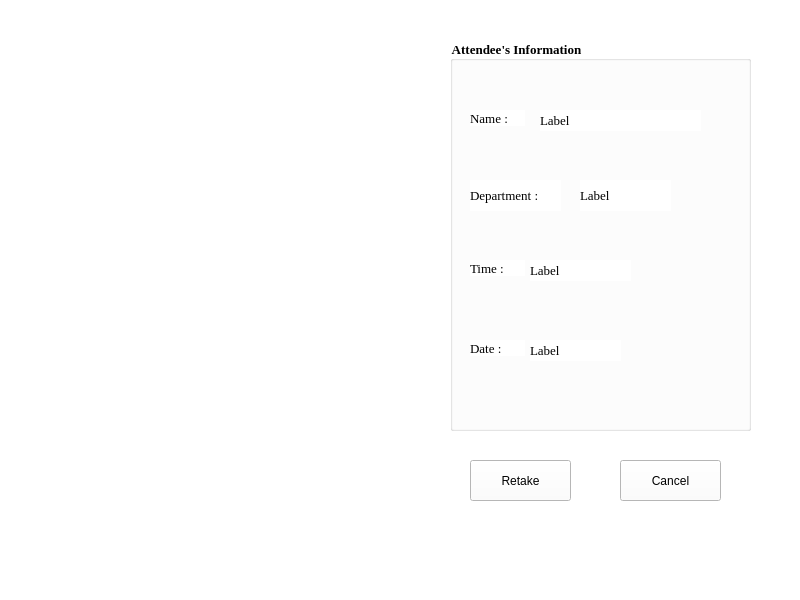
<?xml version="1.0" encoding="UTF-8"?>
<ui version="4.0">
 <class>MainWindow</class>
 <widget class="QMainWindow" name="MainWindow">
  <property name="geometry">
   <rect>
    <x>0</x>
    <y>0</y>
    <width>800</width>
    <height>600</height>
   </rect>
  </property>
  <property name="windowTitle">
   <string>MainWindow</string>
  </property>
  <property name="styleSheet">
   <string notr="true">background-color: rgb(255, 255, 255);</string>
  </property>
  <widget class="QWidget" name="centralwidget">
   <widget class="QGroupBox" name="attendance_information_groupBox">
    <property name="geometry">
     <rect>
      <x>450</x>
      <y>40</y>
      <width>301</width>
      <height>391</height>
     </rect>
    </property>
    <property name="font">
     <font>
      <family>Times New Roman</family>
      <pointsize>10</pointsize>
      <weight>75</weight>
      <bold>true</bold>
     </font>
    </property>
    <property name="title">
     <string>Attendee's Information</string>
    </property>
    <widget class="QLabel" name="name_confirm_label">
     <property name="geometry">
      <rect>
       <x>20</x>
       <y>70</y>
       <width>55</width>
       <height>16</height>
      </rect>
     </property>
     <property name="font">
      <font>
       <family>Times New Roman</family>
       <pointsize>10</pointsize>
      </font>
     </property>
     <property name="text">
      <string>Name : </string>
     </property>
    </widget>
    <widget class="QLabel" name="department_confirm_label">
     <property name="geometry">
      <rect>
       <x>20</x>
       <y>140</y>
       <width>91</width>
       <height>31</height>
      </rect>
     </property>
     <property name="font">
      <font>
       <family>Times New Roman</family>
       <pointsize>10</pointsize>
      </font>
     </property>
     <property name="text">
      <string>Department :</string>
     </property>
    </widget>
    <widget class="QLabel" name="time_confirm_label">
     <property name="geometry">
      <rect>
       <x>20</x>
       <y>220</y>
       <width>55</width>
       <height>16</height>
      </rect>
     </property>
     <property name="font">
      <font>
       <family>Times New Roman</family>
       <pointsize>10</pointsize>
      </font>
     </property>
     <property name="text">
      <string>Time :</string>
     </property>
    </widget>
    <widget class="QLabel" name="date_confirm_label">
     <property name="geometry">
      <rect>
       <x>20</x>
       <y>300</y>
       <width>55</width>
       <height>16</height>
      </rect>
     </property>
     <property name="font">
      <font>
       <family>Times New Roman</family>
       <pointsize>10</pointsize>
      </font>
     </property>
     <property name="text">
      <string>Date :</string>
     </property>
    </widget>
    <widget class="QLabel" name="name_edit_label">
     <property name="geometry">
      <rect>
       <x>90</x>
       <y>70</y>
       <width>161</width>
       <height>21</height>
      </rect>
     </property>
     <property name="font">
      <font>
       <family>Times New Roman</family>
       <pointsize>10</pointsize>
      </font>
     </property>
     <property name="text">
      <string>Label</string>
     </property>
    </widget>
    <widget class="QLabel" name="department_edit_label">
     <property name="geometry">
      <rect>
       <x>130</x>
       <y>140</y>
       <width>91</width>
       <height>31</height>
      </rect>
     </property>
     <property name="font">
      <font>
       <family>Times New Roman</family>
       <pointsize>10</pointsize>
      </font>
     </property>
     <property name="text">
      <string>Label</string>
     </property>
    </widget>
    <widget class="QLabel" name="time_edit_label">
     <property name="geometry">
      <rect>
       <x>80</x>
       <y>220</y>
       <width>101</width>
       <height>21</height>
      </rect>
     </property>
     <property name="font">
      <font>
       <family>Times New Roman</family>
       <pointsize>10</pointsize>
      </font>
     </property>
     <property name="text">
      <string>Label</string>
     </property>
    </widget>
    <widget class="QLabel" name="date_edit_label">
     <property name="geometry">
      <rect>
       <x>80</x>
       <y>300</y>
       <width>91</width>
       <height>21</height>
      </rect>
     </property>
     <property name="font">
      <font>
       <family>Times New Roman</family>
       <pointsize>10</pointsize>
      </font>
     </property>
     <property name="text">
      <string>Label</string>
     </property>
    </widget>
   </widget>
   <widget class="QPushButton" name="retake_Button">
    <property name="geometry">
     <rect>
      <x>470</x>
      <y>460</y>
      <width>101</width>
      <height>41</height>
     </rect>
    </property>
    <property name="text">
     <string>Retake</string>
    </property>
   </widget>
   <widget class="QPushButton" name="confirmation_cancel_Button">
    <property name="geometry">
     <rect>
      <x>620</x>
      <y>460</y>
      <width>101</width>
      <height>41</height>
     </rect>
    </property>
    <property name="text">
     <string>Cancel</string>
    </property>
   </widget>
  </widget>
  <widget class="QMenuBar" name="menubar">
   <property name="geometry">
    <rect>
     <x>0</x>
     <y>0</y>
     <width>800</width>
     <height>26</height>
    </rect>
   </property>
  </widget>
  <widget class="QStatusBar" name="statusbar"/>
 </widget>
 <resources/>
 <connections/>
</ui>
